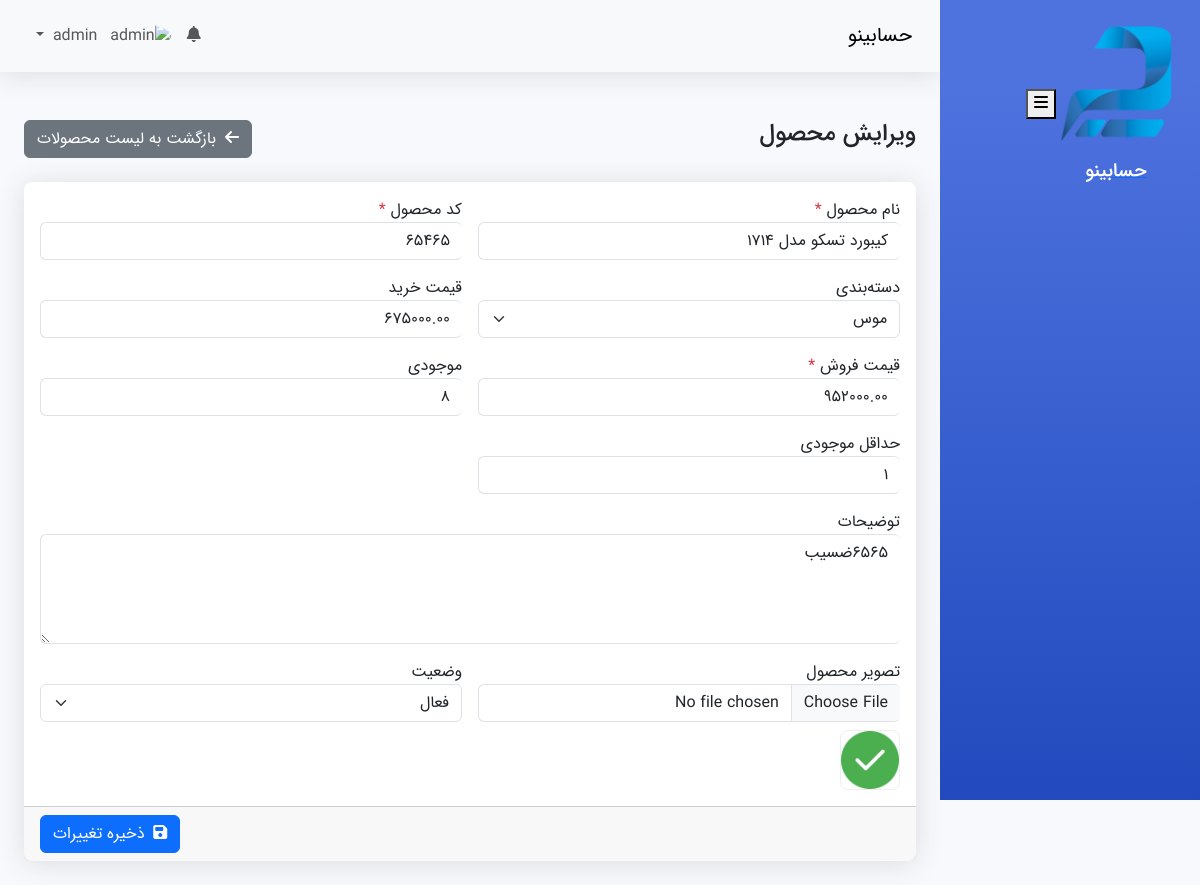
/product-edit.php?id=2 (signed in), run on the app's committed database.
### tables this page shows
CREATE TABLE `products` (
  `id` int(11) NOT NULL,
  `code` varchar(50) DEFAULT NULL,
  `name` varchar(200) NOT NULL,
  `description` text DEFAULT NULL,
  `brand` varchar(255) DEFAULT NULL,
  `model` varchar(255) DEFAULT NULL,
  `technical_features` text DEFAULT NULL,
  `customs_tariff_code` varchar(255) DEFAULT NULL,
  `barcode` varchar(255) DEFAULT NULL,
  `store_barcode` varchar(255) DEFAULT NULL,
  `image` varchar(255) DEFAULT NULL,
  `category_id` int(11) DEFAULT NULL,
  `purchase_price` decimal(15,2) DEFAULT 0.00,
  `sale_price` decimal(15,2) DEFAULT 0.00,
  `quantity` int(11) DEFAULT 0,
  `min_quantity` int(11) DEFAULT 0,
  `unit` varchar(20) DEFAULT NULL,
  `status` enum('active','inactive') DEFAULT 'active',
  `created_at` datetime DEFAULT current_timestamp(),
  `updated_at` datetime DEFAULT current_timestamp() ON UPDATE current_timestamp()
);

CREATE TABLE `categories` (
  `id` int(11) NOT NULL,
  `name` varchar(100) NOT NULL,
  `description` text DEFAULT NULL,
  `parent_id` int(11) DEFAULT NULL,
  `status` enum('active','inactive') DEFAULT 'active',
  `created_at` datetime DEFAULT current_timestamp(),
  `updated_at` datetime DEFAULT current_timestamp() ON UPDATE current_timestamp(),
  `image` varchar(255) DEFAULT '',
  `sort_order` int(11) DEFAULT 0,
  `active` tinyint(1) DEFAULT 1
);

### config/database.php (called while the page is built, shortened)
<?php
class Database {
    private static $instance = null;
    private $conn;
    private function __construct() {
        try {
            $this->conn = new PDO(
                "mysql:host=" . DB_HOST . ";dbname=" . DB_NAME . ";charset=utf8mb4",
                DB_USER,
                DB_PASS,
                [
                    PDO::ATTR_ERRMODE => PDO::ERRMODE_EXCEPTION,
                    PDO::ATTR_DEFAULT_FETCH_MODE => PDO::FETCH_ASSOC,
                    PDO::MYSQL_ATTR_INIT_COMMAND => "SET NAMES utf8mb4"
                ]
            );
        } catch (PDOException $e) {
            die("خطا در اتصال به پایگاه داده: " . $e->getMessage());
        }
    }
    public static function getInstance() {
        if (self::$instance === null) {
            self::$instance = new self();
        }
        return self::$instance;
    }
    public function query($sql, $params = []) {
        try {
            $stmt = $this->conn->prepare($sql);
            $stmt->execute($params);
            return $stmt;
        } catch (PDOException $e) {
            throw new Exception("خطا در اجرای کوئری: " . $e->getMessage());
        }
    }
}

### product-edit.php (the view, shortened to what this page needs)
<?php
$db = Database::getInstance();
$product_id = (int)$_GET['id'];
$product = $db->query("SELECT * FROM products WHERE id = ?", [$product_id])->fetch();
$categories = $db->query("SELECT * FROM categories ORDER BY name")->fetchAll();
?>
<!DOCTYPE html>
<html lang="fa" dir="rtl">
<head>
    <link href="assets/css/fontiran.css" rel="stylesheet">
    <link rel="stylesheet" href="https://cdn.jsdelivr.net/npm/bootstrap@5.3.2/dist/css/bootstrap.rtl.min.css">
    <link rel="stylesheet" href="https://cdnjs.cloudflare.com/ajax/libs/font-awesome/6.5.1/css/all.min.css">
    <link rel="stylesheet" href="assets/css/dashboard.css">
    <link rel="stylesheet" href="assets/css/products.css">
</head>
<body>
    <div class="d-flex">
        <?php include 'includes/sidebar.php'; ?>
        <div class="main-content">
            <?php include 'includes/navbar.php'; ?>
            <div class="container-fluid px-4">
                <div class="row g-4 my-4">
                    <div class="col">
                        <h4 class="mb-0">ویرایش محصول</h4>
                    </div>
                    <div class="col-auto">
                        <a href="products.php" class="btn btn-secondary">
                            <i class="fas fa-arrow-left me-1"></i>
                            بازگشت به لیست محصولات
                        </a>
                    </div>
                </div>
                <form method="POST" enctype="multipart/form-data" class="card">
                    <div class="card-body">
                        <div class="row g-3">
                            <div class="col-md-6">
                                <div class="form-group">
                                    <label for="name">نام محصول <span class="text-danger">*</span></label>
                                    <input type="text" id="name" name="name" class="form-control" value="<?php echo htmlspecialchars($product['name']); ?>" required>
                                </div>
                            </div>
                            <div class="col-md-6">
                                <div class="form-group">
                                    <label for="code">کد محصول <span class="text-danger">*</span></label>
                                    <input type="text" id="code" name="code" class="form-control" value="<?php echo htmlspecialchars($product['code']); ?>" required>
                                </div>
                            </div>
                            <div class="col-md-6">
                                <div class="form-group">
                                    <label for="category_id">دسته‌بندی</label>
                                    <select id="category_id" name="category_id" class="form-select">
                                        <?php foreach ($categories as $cat): ?>
                                            <option value="<?php echo $cat['id']; ?>" <?php echo $product['category_id'] == $cat['id'] ? 'selected' : ''; ?>>
                                                <?php echo htmlspecialchars($cat['name']); ?>
                                            </option>
                                        <?php endforeach; ?>
                                    </select>
                                </div>
                            </div>
                            <div class="col-md-6">
                                <div class="form-group">
                                    <label for="purchase_price">قیمت خرید</label>
                                    <input type="text" id="purchase_price" name="purchase_price" class="form-control" value="<?php echo htmlspecialchars($product['purchase_price']); ?>">
                                </div>
                            </div>
                            <div class="col-md-6">
                                <div class="form-group">
                                    <label for="sale_price">قیمت فروش <span class="text-danger">*</span></label>
                                    <input type="text" id="sale_price" name="sale_price" class="form-control" value="<?php echo htmlspecialchars($product['sale_price']); ?>" required>
                                </div>
                            </div>
                            <div class="col-md-6">
                                <div class="form-group">
                                    <label for="quantity">موجودی</label>
                                    <input type="text" id="quantity" name="quantity" class="form-control" value="<?php echo htmlspecialchars($product['quantity']); ?>">
                                </div>
                            </div>
                            <div class="col-md-6">
                                <div class="form-group">
                                    <label for="min_quantity">حداقل موجودی</label>
                                    <input type="text" id="min_quantity" name="min_quantity" class="form-control" value="<?php echo htmlspecialchars($product['min_quantity']); ?>">
                                </div>
                            </div>
                            <div class="col-md-12">
                                <div class="form-group">
                                    <label for="description">توضیحات</label>
                                    <textarea id="description" name="description" class="form-control" rows="4"><?php echo htmlspecialchars($product['description']); ?></textarea>
                                </div>
                            </div>
                            <div class="col-md-6">
                                <div class="form-group">
                                    <label for="image">تصویر محصول</label>
                                    <input type="file" id="image" name="image" class="form-control">
                                    <?php if (!empty($product['image'])): ?>
                                        <img src="<?php echo htmlspecialchars($product['image']); ?>" alt="<?php echo htmlspecialchars($product['name']); ?>" class="product-thumbnail mt-2">
                                    <?php endif; ?>
                                </div>
                            </div>
                            <div class="col-md-6">
                                <div class="form-group">
                                    <label for="status">وضعیت</label>
                                    <select id="status" name="status" class="form-select">
                                        <option value="active" <?php echo $product['status'] == 'active' ? 'selected' : ''; ?>>فعال</option>
                                    </select>
                                </div>
                            </div>
                        </div>
                    </div>
                    <div class="card-footer text-end">
                        <button type="submit" class="btn btn-primary">
                            <i class="fas fa-save me-1"></i>
                            ذخیره تغییرات
                        </button>
                    </div>
                </form>
            </div>
        </div>
    </div>
</body>
</html>

### assets/css/dashboard.css (style rules this page uses)
:root { --primary-color: #4e73df; --secondary-color: #858796; --success-color: #1cc88a; --info-color: #36b9cc; --warning-color: #f6c23e; --danger-color: #e74a3b; --light-color: #f8f9fc; --dark-color: #5a5c69; --sidebar-width: 260px; }
body, .apexcharts-text { font-family: 'IRANSans', sans-serif !important; }
body { font-family: IRANSans, -apple-system, BlinkMacSystemFont, "Segoe UI", Roboto, "Helvetica Neue", Arial, sans-serif; background-color: var(--light-color); }
.main-content { margin-right: var(--sidebar-width); transition: all 0.3s ease; }
.card { border: none; border-radius: 0.5rem; box-shadow: 0 .15rem 1.75rem 0 rgba(58,59,69,.15); margin-bottom: 1.5rem; }

### assets/css/products.css (style rules this page uses)
.product-thumbnail { width: 60px; height: 60px; object-fit: cover; border-radius: 8px; border: 1px solid #eee; }
.card .form-control { border-right: none; }

### data on the page
products: name "کیبورد تسکو مدل 1714", code "65465", category_id "موس", purchase_price "675000.00", sale_price "952000.00", quantity "8", min_quantity "1", description "6565ضسیب", image (picture), status "فعال"

### other printed values
SITE_NAME "حسابینو"
$pageTitle "حسابینو"
